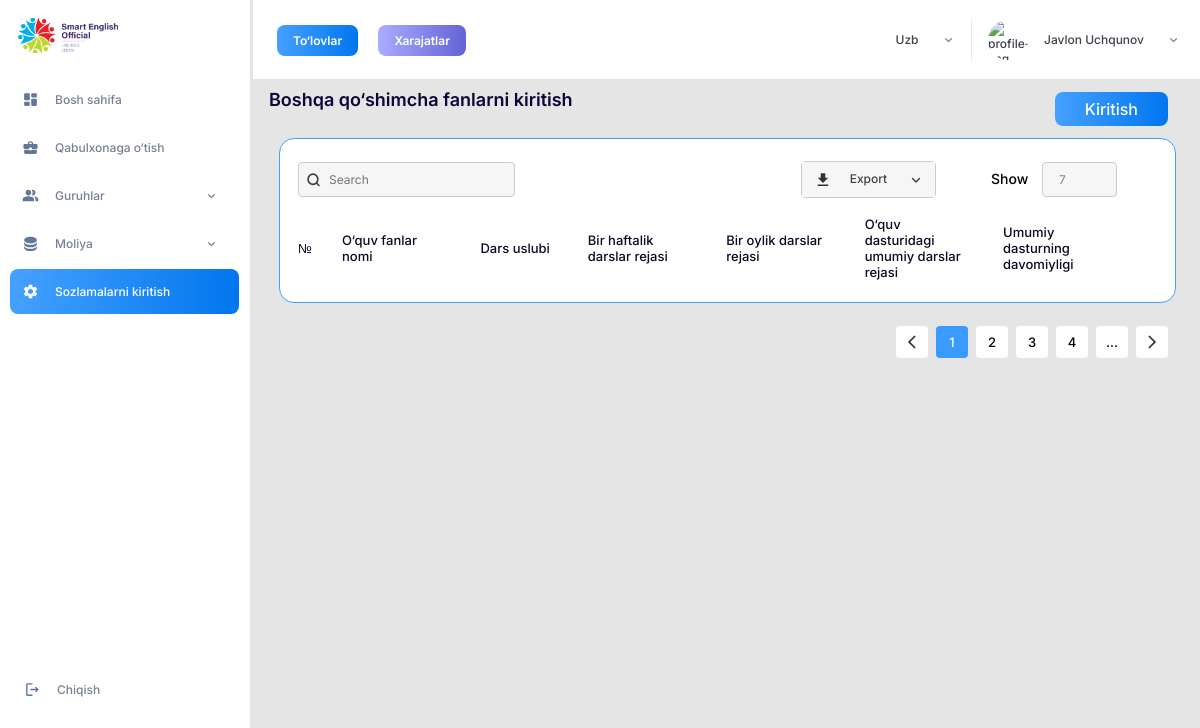
Before: /other/ with the older database file.
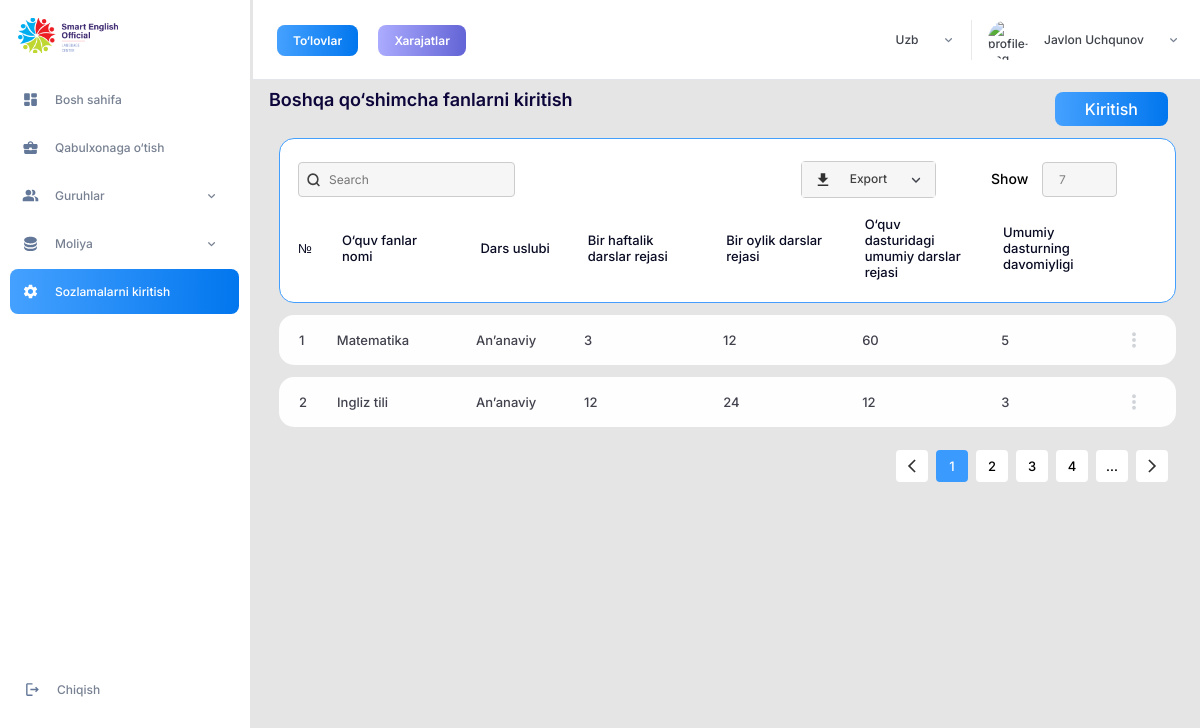
After: the same page with the newer database file.
### settings/models.py (models this page shows)
class Other(models.Model):
    subject_name = models.CharField(max_length=250)
    lesson_pattern = models.CharField(max_length=250)
    weekly_plan = models.IntegerField()
    monthly_plan = models.IntegerField()
    total_lessons = models.IntegerField()
    course_duration = models.IntegerField()

### settings/views.py (the view)
# urls.py: path('other/', views.other, name='other'),
def other(request):
	extra_details = Other.objects.all()
	return render(request, 'other.html', {'extra_details':extra_details})

### templates/other.html (shortened to what the changed rows need)
{% extends "base.html" %}
{% load static %}
	{% block content %}
		<div class="content">
			<div class="content-item">
				<div class="container">
					{% for d in extra_details %}
					<ul class="other-table build-table build-table--light build-table__item">
						<li class="build-table__item build-table__item--1">
							{{d.id}}
						</li>
						<li class="build-table__item build-table__item--2">
							{{d.subject_name}}
						</li>
						<li class="build-table__item build-table__item--3">
							{{d.lesson_pattern}}
						</li>
						<li class="build-table__item build-table__item--4">
							{{d.weekly_plan}}
						</li>
						<li class="build-table__item build-table__item--5">
							{{d.monthly_plan}}
						</li>
						<li class="build-table__item build-table__item--6">
							{{d.total_lessons}}
						</li>
            			<li class="build-table__item build-table__item--6">
							{{d.course_duration}}
						</li>
						<li class="build-table__item build-table__item--7">
						</li>
					</ul>
					{% endfor %}
				</div>
			</div>
		</div>
		{% endblock content %}

Changed rows visible on the page:
added Other: id "1", subject_name "Matematika", lesson_pattern "An’anaviy", weekly_plan "3", monthly_plan "12", total_lessons "60", course_duration "5"
added Other: id "2", subject_name "Ingliz tili", lesson_pattern "An’anaviy", weekly_plan "12", monthly_plan "24", total_lessons "12", course_duration "3"
